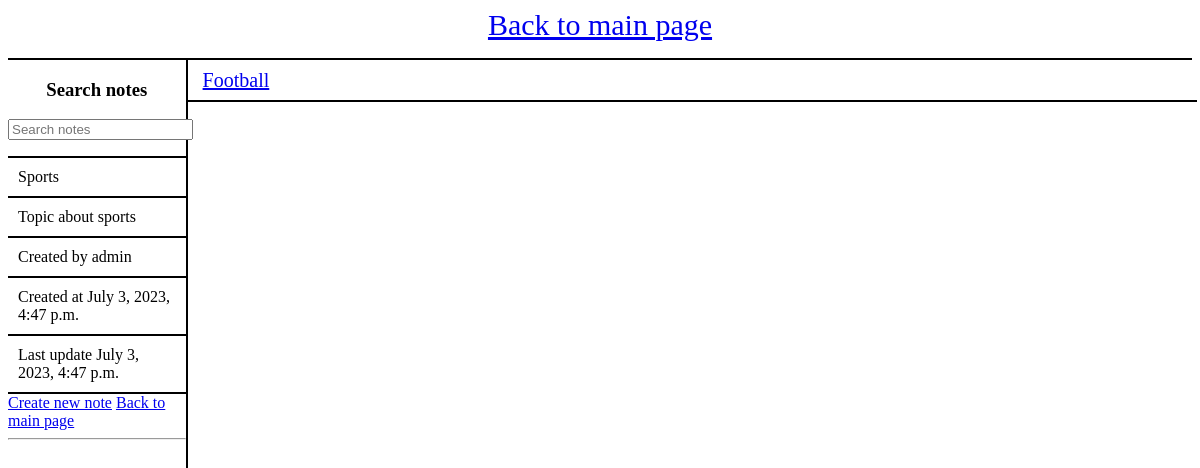
The app's page /notes/topic/6/, older data.
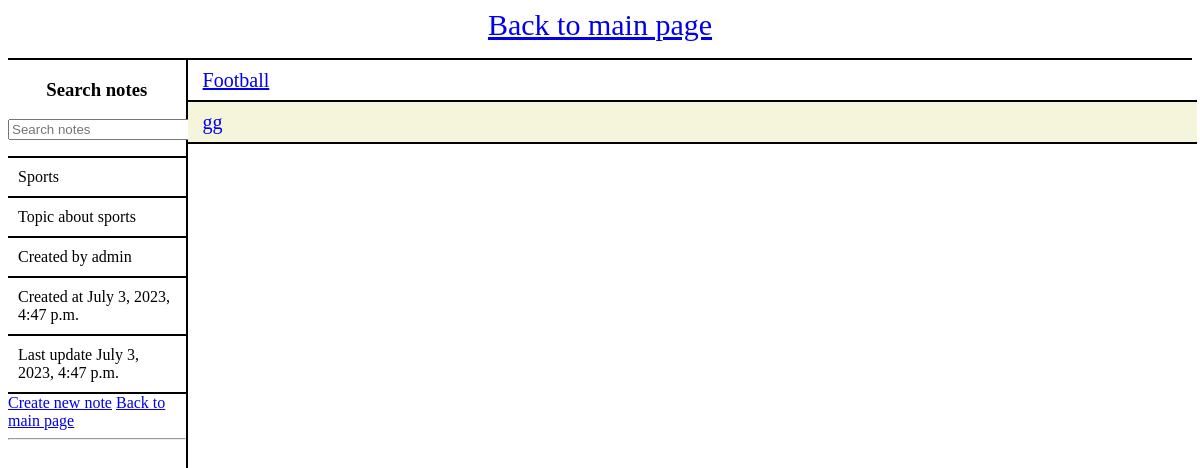
The same page, newer data.
### notes/models.py (models this page shows, shortened)
class Note(models.Model):
    topic = models.ForeignKey(Topic, on_delete=models.SET_NULL, null=True)
    author = models.ForeignKey(User, on_delete=models.SET_NULL, null=True)
    name = models.CharField(max_length=100)
    description = models.TextField(max_length=500)
    created_at = models.DateTimeField(auto_now_add=True)
    updated_at = models.DateTimeField(auto_now=True)
    completed = models.BooleanField(default=False)
    completed_by = models.ForeignKey(User, on_delete=models.SET_NULL, null=True, related_name='topic_completed_by')
    def is_completed(self):
        return self.completed

### notes/views.py (the view)
# urls.py: path("topic/<int:topic_id>/", views.topic_detail, name="topic_detail"),
def topic_detail(request, topic_id):
    context = {}
    q_notes = request.GET.get('note') or ''
    topic = get_object_or_404(Topic, pk=topic_id)
    notes = topic.note_set.filter(name__icontains = q_notes)
    context["topic"] = topic
    context["notes"] = notes
    return render(request, "notes/topic_detail.html", context)

### notes/templates/notes/topic_detail.html (shortened to what this page needs)
{% extends 'notes/template.html' %}
{% block content %}
<div>
    <div class = "left-panel">
        <div class = "search-bar">
            <h3>Search notes</h3>
            <form method="GET", action="">
                <input type="text", name="note", placeholder="Search notes">
            </form>
        </div>
        <div class = "name">
            {{ topic.name }}
        </div>
        <div class = "description">
            {{ topic.description }}
        </div>
        <div class = "created-by">
            Created by {{ topic.author }}
        </div>
        <div class = "created-at">
            Created at {{ topic.created_at }}
        </div>
        <div class = "last-update">
            Last update {{ topic.updated_at }}
        </div>
        <a href="/notes/note/create/?topic={{ topic.id }}">Create new note</a>
        <a href="/notes/">Back to main page</a>
        <hr/>
    </div>
    <div class = "right-panel">
        {% if notes %}
            {% for note in notes %}
                <div class = "note">
                {% if note.is_completed %}
                    <a href="/notes/note/{{ note.id }}/">{{ note.name }}[closed]</a>
                {% else %}
                    <a href="/notes/note/{{ note.id }}/">{{ note.name }}</a>
                {% endif %}
                </div>
            {% endfor %}
        {% else %}
            <p>No notes for this topic are available.</p>
        {% endif %}
    </div>
</div>
{% endblock content %}

Row changes from the older to the newer data that the page shows:
added Note: name "gg"
